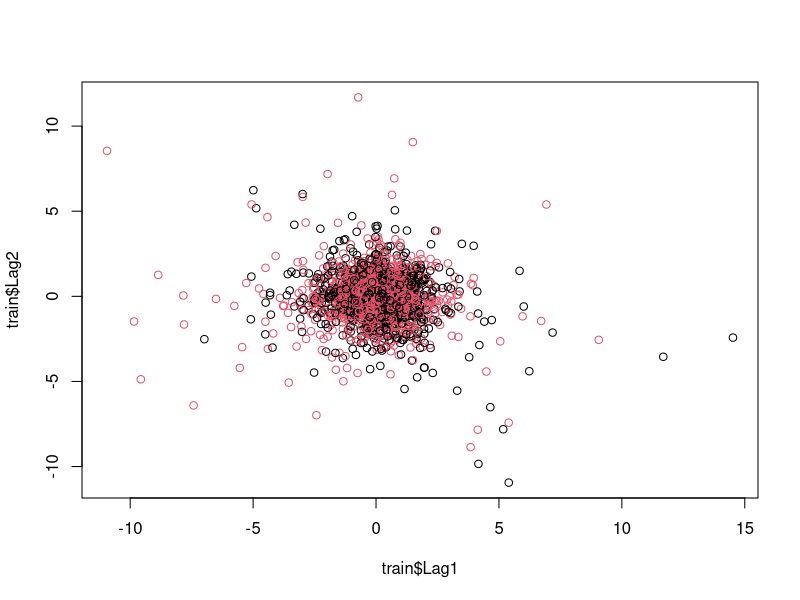

Source code (R): (Note: this script raises an error after producing the figure.)
#----Step 1: Import Stock Data ------------------------------------------------#
#import stock data 
train <- read.csv("./Stock/SPY_train.csv")
test <- read.csv("./Stock/SPY_test.csv")

#----Step 2: Check for Missing Values -----------------------------------------#
print(sum(is.na(train)))
print(sum(is.na(test)))

#----Step 3: Some Visuals------------------------------------------------------#
head(train)
plot(train$Lag1,train$Lag2,col=as.factor(train$Direction))


train.X = cbind(train$Lag1,train$Lag2,train$Lag3)
train.Y = train$Direction

test.X = cbind(test$Lag1,test$Lag2,test$Lag3)
test.Y = test$Direction

knn.pred=knn(train.X,test.X,train.Y,k=72)
a = table(knn.pred,test.Y)
(a[1,1]+a[2,2])/sum(a)

b <- tune.knn(as.matrix(train.X), as.factor(train.Y), k = 1:100, tunecontrol = tune.control(sampling = "fix"))

